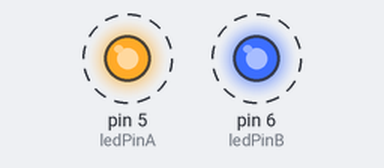
This sketch was run on a simulated Arduino Uno, built with avr-gcc and run on an emulated ATmega328P. Parts: output pins drawn as LEDs (lit = HIGH). Dashed ring = blinking.

Above: at 0.2 s.
Timing chart, 0 to 4.6 s (numbered marks = the images above):
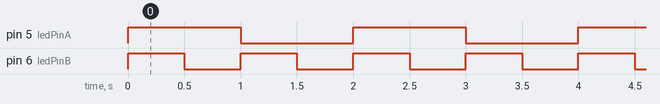

The sketch:

Blink_at_two_times.ino
```cpp
// pins
const int ledPinA = 5;
const int ledPinB = 6;

// Times
const int timeStep = 1000;

void setup() {
  pinMode(ledPinA, OUTPUT);
  pinMode(ledPinB, OUTPUT);
}

void loop() {
  digitalWrite(ledPinA, HIGH);
  //delay(timeStep);
    digitalWrite(ledPinB, HIGH);
    delay(timeStep/2);

    digitalWrite(ledPinB, LOW);
    delay(timeStep/2);

  digitalWrite(ledPinA, LOW);
  //delay(timeStep);
    digitalWrite(ledPinB, HIGH);
    delay(timeStep/2);

    digitalWrite(ledPinB, LOW);
    delay(timeStep/2);
}
```

Measured:
- by itself, pin 5 (ledPinA): alternates HIGH for 1.0 s and LOW for 1.0 s
- by itself, pin 6 (ledPinB): alternates HIGH for 0.50 s and LOW for 0.50 s
- by itself, everything shown: repeats every 2.0 s, in 4 steps
